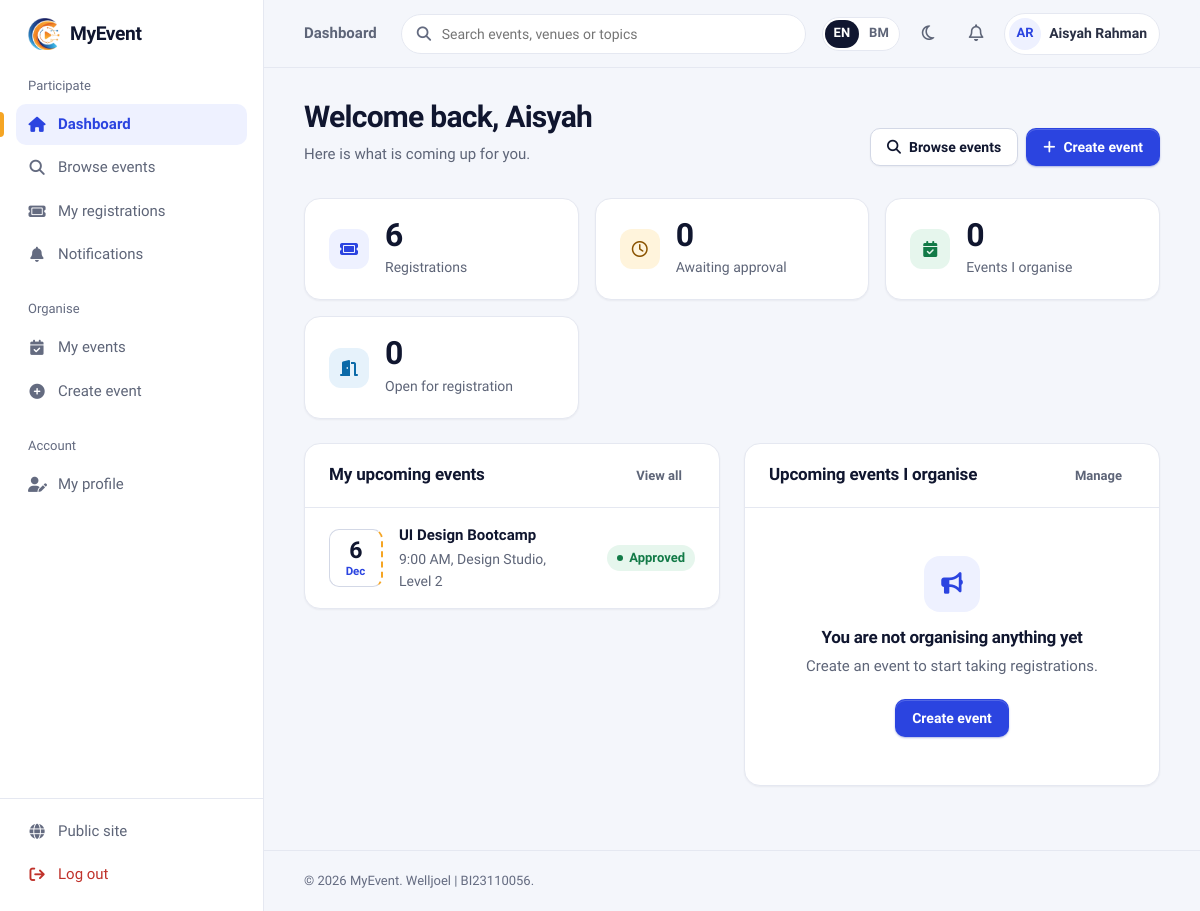
The app's page /users/dashboard.php (signed in) with its own data.
### tables this page shows
CREATE TABLE IF NOT EXISTS `users` (
  `user_id` int(11) NOT NULL AUTO_INCREMENT,
  `category` enum('Staff','Student','Public') NOT NULL,
  `name` varchar(255) NOT NULL,
  `email` varchar(255) NOT NULL,
  `phone` varchar(20) DEFAULT NULL,
  `organization` varchar(255) NOT NULL,
  `recommend_events` text DEFAULT NULL,
  `password` varchar(255) NOT NULL,
  `role` enum('Admin','User') NOT NULL DEFAULT 'User',
  `created_at` timestamp NOT NULL DEFAULT current_timestamp(),
  `bio` text DEFAULT NULL,
  `profile_pic` varchar(255) DEFAULT NULL,
  `email_participant` tinyint(1) NOT NULL DEFAULT 1 COMMENT 'Emails about my own registrations and events I joined',
  `email_organiser` tinyint(1) NOT NULL DEFAULT 1 COMMENT 'Emails when people register for events I organise',
  `locale` varchar(5) DEFAULT NULL COMMENT 'Interface and email language: en or ms (NULL = not chosen yet)',
  PRIMARY KEY (`user_id`),
  UNIQUE KEY `email` (`email`)
);

CREATE TABLE IF NOT EXISTS `registrations` (
  `reg_id` int(11) NOT NULL AUTO_INCREMENT,
  `user_id` int(11) NOT NULL,
  `event_id` int(11) NOT NULL,
  `approval_status` enum('Pending','Approved','Rejected') NOT NULL DEFAULT 'Pending',
  `attendance_status` enum('Absent','Present') NOT NULL DEFAULT 'Absent',
  `checked_in_at` datetime DEFAULT NULL,
  `reminder_sent_at` datetime DEFAULT NULL,
  `registration_date` timestamp NOT NULL DEFAULT current_timestamp(),
  PRIMARY KEY (`reg_id`),
  UNIQUE KEY `uniq_user_event` (`user_id`,`event_id`),
  KEY `event_id` (`event_id`),
  CONSTRAINT `registrations_ibfk_1` FOREIGN KEY (`user_id`) REFERENCES `users` (`user_id`) ON DELETE CASCADE,
  CONSTRAINT `registrations_ibfk_2` FOREIGN KEY (`event_id`) REFERENCES `events` (`event_id`) ON DELETE CASCADE
);

CREATE TABLE IF NOT EXISTS `events` (
  `event_id` int(11) NOT NULL AUTO_INCREMENT,
  `event_name` varchar(255) NOT NULL,
  `description` text DEFAULT NULL,
  `contact_no` varchar(20) DEFAULT NULL,
  `category_id` int(10) unsigned DEFAULT NULL,
  `venue` varchar(255) NOT NULL,
  `event_date` date NOT NULL,
  `event_time` time NOT NULL,
  `end_time` time DEFAULT NULL,
  `mode` enum('Physical','Online','Hybrid') NOT NULL DEFAULT 'Physical',
  `remarks` text DEFAULT NULL,
  `visibility` enum('Public','Private') NOT NULL DEFAULT 'Public',
  `poster_path` varchar(255) DEFAULT NULL,
  `created_by` int(11) DEFAULT NULL,
  `created_at` timestamp NOT NULL DEFAULT current_timestamp(),
  `fee` decimal(10,2) NOT NULL DEFAULT 0.00,
  `reg_close_date` date DEFAULT NULL,
  `max_participants` int(11) NOT NULL DEFAULT 0,
  PRIMARY KEY (`event_id`),
  KEY `category_id` (`category_id`),
  KEY `fk_events_createdby` (`created_by`),
  KEY `idx_events_date` (`event_date`),
  CONSTRAINT `events_ibfk_1` FOREIGN KEY (`category_id`) REFERENCES `event_category` (`category_id`) ON DELETE SET NULL ON UPDATE CASCADE,
  CONSTRAINT `fk_events_createdby` FOREIGN KEY (`created_by`) REFERENCES `users` (`user_id`) ON DELETE SET NULL ON UPDATE CASCADE,
  CONSTRAINT `chk_events_fee` CHECK (`fee` >= 0),
  CONSTRAINT `chk_events_capacity` CHECK (`max_participants` >= 0)
);

### public/users/dashboard.php (the view, shortened to what the rows shown need)
<?php
require_once __DIR__ . '/../../config.php';
$user_id = current_user_id();
$upcoming = db_all($conn,
    "SELECT e.event_id, e.event_name, e.event_date, e.event_time, e.venue, r.approval_status
     FROM registrations r JOIN events e ON e.event_id = r.event_id
     WHERE r.user_id = ? AND e.event_date >= CURDATE() AND r.approval_status <> 'Rejected'
     ORDER BY e.event_date ASC LIMIT 5", 'i', [$user_id]);
$waiting = db_all($conn,
    "SELECT e.event_id, e.event_name, e.event_date, e.event_time, e.venue
     FROM waitlist w JOIN events e ON e.event_id = w.event_id
     WHERE w.user_id = ? AND e.event_date >= CURDATE()
     ORDER BY e.event_date ASC LIMIT 5", 'i', [$user_id]);
$coming = array_merge($upcoming, $waiting);
usort($coming, fn($a, $b) => [$a['event_date'], $a['event_time']] <=> [$b['event_date'], $b['event_time']]);
$coming = array_slice($coming, 0, 6);
include ROOT_PATH . '/include/layout/app_start.php';
?>
<div class="page-header">
    <div>
        <h1><?= t('Welcome back, {name}', ['name' => strtok($_SESSION['name'] ?? '', ' ')]) ?></h1>
    </div>
</div>
<div class="grid-2">
    <section class="card">
        <div class="card-header">
            <h2 class="card-title"><?= t('My upcoming events') ?></h2>
        </div>
        <?php if ($coming): ?>
            <div class="table-wrap">
                <table class="table">
                    <tbody>
                    <?php foreach ($coming as $row): ?>
                        <tr>
                            <td>
                                <div class="event-cell">
                                    <?= datestub($row['event_date']) ?>
                                    <div>
                                        <a class="event-cell-title" href="<?= e(BASE_URL) ?>event_detail.php?id=<?= (int) $row['event_id'] ?>"><?= e($row['event_name']) ?></a>
                                        <div class="event-cell-meta"><?= e(ldate('g:i A', $row['event_time'])) ?>, <?= e($row['venue']) ?></div>
                                    </div>
                                </div>
                            </td>
                            <td class="actions">
                                <?php if (isset($row['wait_pos'])): ?>
                                    <span class="badge badge-info"><?= t('Waitlist #{n}', ['n' => (int) $row['wait_pos']]) ?></span>
                                <?php else: ?>
                                    <?= status_badge($row['approval_status']) ?>
                                <?php endif; ?>
                            </td>
                        </tr>
                    <?php endforeach; ?>
                    </tbody>
                </table>
            </div>
        <?php endif; ?>
    </section>
    <section class="card">
        <div class="card-header">
            <h2 class="card-title"><?= t('Upcoming events I organise') ?></h2>
        </div>
    </section>
</div>
<?php include ROOT_PATH . '/include/layout/app_end.php'; ?>

### include/layout/app_start.php (shortened to what the rows shown need)
<?php
$__uid    = current_user_id();
$__me     = db_all($conn, 'SELECT name, profile_pic FROM users WHERE user_id = ?', 'i', [$__uid])[0]
            ?? ['name' => $_SESSION['name'] ?? '', 'profile_pic' => null];
$__avatar = avatar_url($__me['profile_pic']);
$u = BASE_URL;
$__profileUrl = $u . (is_admin() ? 'admin/profile.php' : 'users/profile.php');
?>
<!DOCTYPE html>
<html lang="<?= e(html_lang()) ?>">
<head>
    <link rel="stylesheet" href="https://cdnjs.cloudflare.com/ajax/libs/font-awesome/6.5.0/css/all.min.css">
    <link rel="stylesheet" href="<?= e($u) ?>assets/css/app.css?v=19">
</head>
<body class="app">
<div class="app-shell">
    <header class="topbar">
        <div class="topbar-actions">
            <a class="user-chip" href="<?= e($__profileUrl) ?>">
                <?php if ($__avatar): ?>
                    <img class="avatar" src="<?= e($__avatar) ?>" alt="">
                <?php else: ?>
                    <span class="avatar" aria-hidden="true"><?= e(initials($__me['name'])) ?></span>
                <?php endif; ?>
                <span class="user-chip-name"><?= e($__me['name']) ?></span>
            </a>
        </div>
    </header>
    <main class="app-main" id="main">

### include/helpers.php (shortened to what the rows shown need)
<?php
function avatar_url(?string $file): ?string
{
    return null;
}
function datestub(?string $date): string
{
    if (!$date || !($ts = strtotime($date))) {
        return '<span class="datestub is-past" aria-label="' . e(__('No date')) . '"><b>–</b><span>' . e(__('TBA')) . '</span></span>';
    }
    $past = date('Y-m-d', $ts) < date('Y-m-d') ? ' is-past' : '';
    return '<span class="datestub' . $past . '" aria-label="' . e(ldate('j F Y', $ts)) . '"><b>'
        . date('j', $ts) . '</b><span>' . e(ldate('M', $ts)) . '</span></span>';
}
function status_badge(?string $status): string
{
    $map = [
        'Approved' => 'badge-success', 'Present' => 'badge-success', 'Public' => 'badge-info',
        'Pending'  => 'badge-warning', 'Private' => 'badge-warning',
        'Rejected' => 'badge-danger',
        'Absent'   => '',
        'Admin'    => 'badge-brand', 'User' => '',
    ];
    $status = $status ?: 'Unknown';
    return '<span class="badge ' . ($map[$status] ?? '') . '">' . e(status_label($status)) . '</span>';
}
function status_label(string $value): string
{
    $labels = [
        'Approved' => __('Approved'), 'Pending' => __('Pending'), 'Rejected' => __('Rejected'),
        'Present' => __('Present'), 'Absent' => __('Absent'),
        'Public' => __('Public'), 'Private' => __('Private'),
        'Admin' => __('Admin'), 'User' => __('User'),
        'Student' => __('Student'), 'Staff' => __('Staff'),
        'Physical' => __('Physical'), 'Online' => __('Online'), 'Hybrid' => __('Hybrid'),
        'Unknown' => __('Unknown'),
    ];
    return $labels[$value] ?? $value;
}
function initials(?string $name): string
{
    $parts = preg_split('/\s+/', trim((string) $name)) ?: [];
    $letters = '';
    foreach (array_slice(array_filter($parts), 0, 2) as $p) {
        $letters .= mb_strtoupper(mb_substr($p, 0, 1));
    }
    return $letters ?: '?';
}
function db_all(mysqli $conn, string $sql, string $types = '', array $params = []): array
{
    $stmt = $conn->prepare($sql);
    if ($types !== '') {
        $stmt->bind_param($types, ...$params);
    }
    $stmt->execute();
    $rows = $stmt->get_result()->fetch_all(MYSQLI_ASSOC);
    return $rows;
}

### records on screen
users: name "AR", name "Aisyah Rahman"
registrations: event.event_date "6", event.event_date "Dec", event.event_name "UI Design Bootcamp", event.event_time "9:00 AM", event.venue "Design Studio, Level 2", approval_status "Approved"

### other values on screen
APP_NAME "MyEvent"
$__group "Participate"
$__l[0] "Dashboard"
$__l[0] "Browse events"
$__l[0] "My registrations"
$__l[0] "Notifications"
$__group "Organise"
$__l[0] "My events"
$__l[0] "Create event"
$__group "Account"
$__l[0] "My profile"
t('Public site') "Public site"
t('Log out') "Log out"
$page_title "Dashboard"
$__short "EN"
